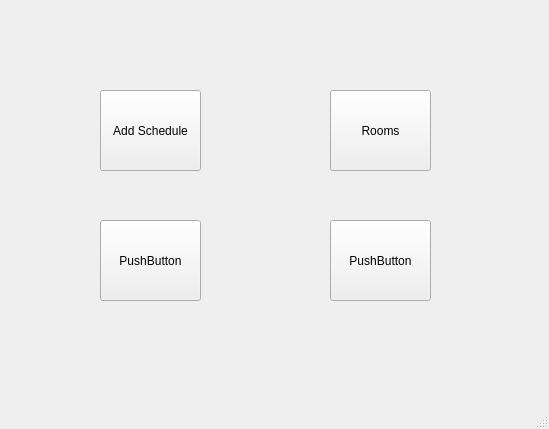
<?xml version="1.0" encoding="UTF-8"?>
<ui version="4.0">
 <class>MainWindow</class>
 <widget class="QMainWindow" name="MainWindow">
  <property name="geometry">
   <rect>
    <x>0</x>
    <y>0</y>
    <width>549</width>
    <height>429</height>
   </rect>
  </property>
  <property name="windowTitle">
   <string>MainWindow</string>
  </property>
  <widget class="QWidget" name="centralwidget">
   <widget class="QPushButton" name="schedule">
    <property name="geometry">
     <rect>
      <x>100</x>
      <y>90</y>
      <width>101</width>
      <height>81</height>
     </rect>
    </property>
    <property name="text">
     <string>Add Schedule</string>
    </property>
   </widget>
   <widget class="QPushButton" name="rooms">
    <property name="geometry">
     <rect>
      <x>330</x>
      <y>90</y>
      <width>101</width>
      <height>81</height>
     </rect>
    </property>
    <property name="text">
     <string>Rooms</string>
    </property>
   </widget>
   <widget class="QPushButton" name="pushButton_3">
    <property name="geometry">
     <rect>
      <x>100</x>
      <y>220</y>
      <width>101</width>
      <height>81</height>
     </rect>
    </property>
    <property name="text">
     <string>PushButton</string>
    </property>
   </widget>
   <widget class="QPushButton" name="pushButton_4">
    <property name="geometry">
     <rect>
      <x>330</x>
      <y>220</y>
      <width>101</width>
      <height>81</height>
     </rect>
    </property>
    <property name="text">
     <string>PushButton</string>
    </property>
   </widget>
  </widget>
  <widget class="QMenuBar" name="menubar">
   <property name="geometry">
    <rect>
     <x>0</x>
     <y>0</y>
     <width>549</width>
     <height>21</height>
    </rect>
   </property>
  </widget>
  <widget class="QStatusBar" name="statusbar"/>
 </widget>
 <resources/>
 <connections/>
</ui>
